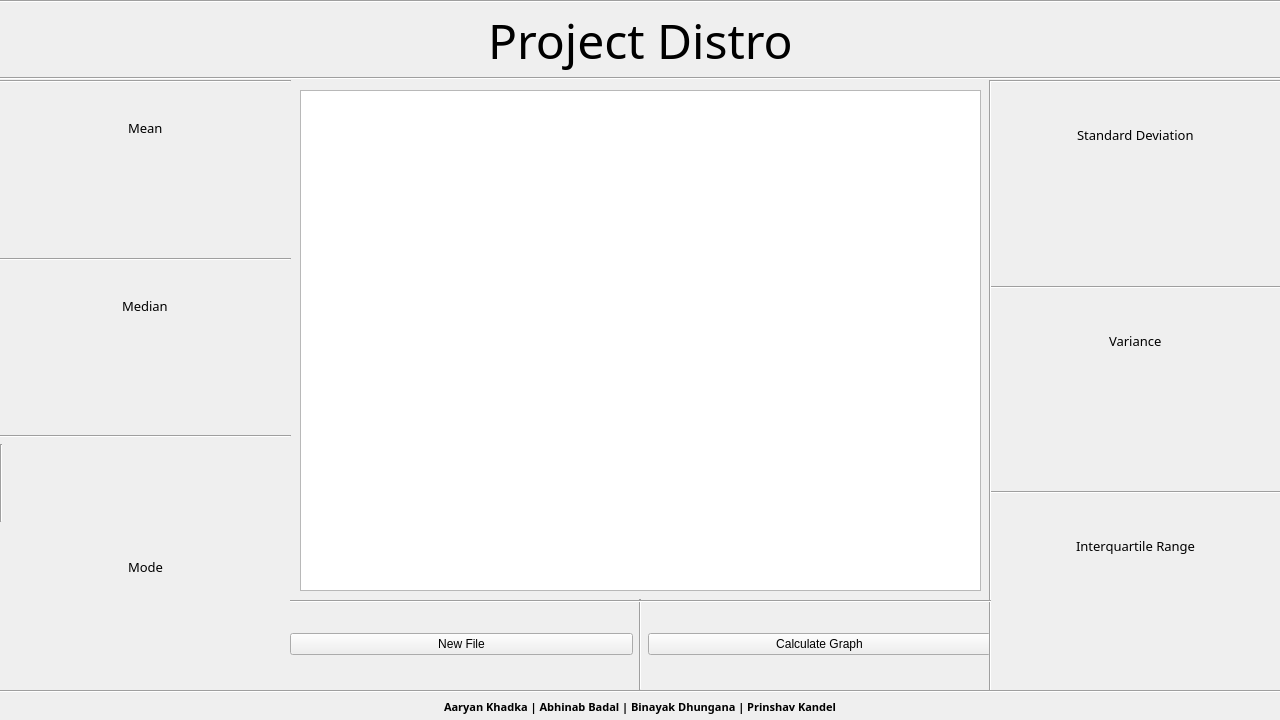
<?xml version="1.0" encoding="UTF-8"?>
<ui version="4.0">
 <class>MainWindow</class>
 <widget class="QMainWindow" name="MainWindow">
  <property name="geometry">
   <rect>
    <x>0</x>
    <y>0</y>
    <width>1280</width>
    <height>720</height>
   </rect>
  </property>
  <property name="minimumSize">
   <size>
    <width>1280</width>
    <height>720</height>
   </size>
  </property>
  <property name="maximumSize">
   <size>
    <width>1280</width>
    <height>720</height>
   </size>
  </property>
  <property name="windowTitle">
   <string>MainWindow</string>
  </property>
  <widget class="QWidget" name="centralwidget">
   <widget class="QWidget" name="verticalLayoutWidget">
    <property name="geometry">
     <rect>
      <x>0</x>
      <y>0</y>
      <width>1281</width>
      <height>80</height>
     </rect>
    </property>
    <layout class="QVBoxLayout" name="verticalLayout">
     <item>
      <widget class="Line" name="line_5">
       <property name="orientation">
        <enum>Qt::Orientation::Horizontal</enum>
       </property>
      </widget>
     </item>
     <item alignment="Qt::AlignmentFlag::AlignHCenter|Qt::AlignmentFlag::AlignVCenter">
      <widget class="QLabel" name="labelHeader">
       <property name="font">
        <font>
         <family>Impact</family>
         <pointsize>36</pointsize>
        </font>
       </property>
       <property name="text">
        <string>Project Distro</string>
       </property>
      </widget>
     </item>
     <item>
      <widget class="Line" name="line">
       <property name="orientation">
        <enum>Qt::Orientation::Horizontal</enum>
       </property>
      </widget>
     </item>
    </layout>
   </widget>
   <widget class="QWidget" name="verticalLayoutWidget_2">
    <property name="geometry">
     <rect>
      <x>0</x>
      <y>690</y>
      <width>1281</width>
      <height>31</height>
     </rect>
    </property>
    <layout class="QVBoxLayout" name="verticalLayout_2">
     <item>
      <widget class="Line" name="line_4">
       <property name="orientation">
        <enum>Qt::Orientation::Horizontal</enum>
       </property>
      </widget>
     </item>
     <item alignment="Qt::AlignmentFlag::AlignHCenter|Qt::AlignmentFlag::AlignTop">
      <widget class="QLabel" name="labelFooter">
       <property name="font">
        <font>
         <family>Trebuchet MS</family>
         <pointsize>8</pointsize>
         <bold>true</bold>
        </font>
       </property>
       <property name="text">
        <string>Aaryan Khadka | Abhinab Badal | Binayak Dhungana | Prinshav Kandel</string>
       </property>
      </widget>
     </item>
    </layout>
   </widget>
   <widget class="QWidget" name="verticalLayoutWidget_3">
    <property name="geometry">
     <rect>
      <x>0</x>
      <y>80</y>
      <width>291</width>
      <height>611</height>
     </rect>
    </property>
    <layout class="QVBoxLayout" name="verticalLayout_3">
     <item>
      <widget class="Line" name="line_6">
       <property name="orientation">
        <enum>Qt::Orientation::Horizontal</enum>
       </property>
      </widget>
     </item>
     <item alignment="Qt::AlignmentFlag::AlignHCenter|Qt::AlignmentFlag::AlignVCenter">
      <widget class="QLabel" name="Mean">
       <property name="font">
        <font>
         <family>Trebuchet MS</family>
         <pointsize>10</pointsize>
        </font>
       </property>
       <property name="text">
        <string>Mean</string>
       </property>
      </widget>
     </item>
     <item alignment="Qt::AlignmentFlag::AlignHCenter|Qt::AlignmentFlag::AlignTop">
      <widget class="QLabel" name="labelMean">
       <property name="font">
        <font>
         <family>Trebuchet MS</family>
         <pointsize>10</pointsize>
        </font>
       </property>
       <property name="text">
        <string/>
       </property>
      </widget>
     </item>
     <item>
      <widget class="Line" name="line_2">
       <property name="orientation">
        <enum>Qt::Orientation::Horizontal</enum>
       </property>
      </widget>
     </item>
     <item alignment="Qt::AlignmentFlag::AlignHCenter|Qt::AlignmentFlag::AlignVCenter">
      <widget class="QLabel" name="Median">
       <property name="font">
        <font>
         <family>Trebuchet MS</family>
         <pointsize>10</pointsize>
        </font>
       </property>
       <property name="text">
        <string>Median</string>
       </property>
      </widget>
     </item>
     <item alignment="Qt::AlignmentFlag::AlignHCenter|Qt::AlignmentFlag::AlignTop">
      <widget class="QLabel" name="labelMedian">
       <property name="font">
        <font>
         <family>Trebuchet MS</family>
         <pointsize>10</pointsize>
        </font>
       </property>
       <property name="text">
        <string/>
       </property>
      </widget>
     </item>
     <item>
      <widget class="Line" name="line_3">
       <property name="orientation">
        <enum>Qt::Orientation::Horizontal</enum>
       </property>
      </widget>
     </item>
     <item>
      <widget class="Line" name="line_11">
       <property name="orientation">
        <enum>Qt::Orientation::Vertical</enum>
       </property>
      </widget>
     </item>
     <item alignment="Qt::AlignmentFlag::AlignHCenter|Qt::AlignmentFlag::AlignVCenter">
      <widget class="QLabel" name="Mode">
       <property name="font">
        <font>
         <family>Trebuchet MS</family>
         <pointsize>10</pointsize>
        </font>
       </property>
       <property name="text">
        <string>Mode</string>
       </property>
      </widget>
     </item>
     <item alignment="Qt::AlignmentFlag::AlignHCenter|Qt::AlignmentFlag::AlignTop">
      <widget class="QLabel" name="labelMode">
       <property name="font">
        <font>
         <family>Trebuchet MS</family>
         <pointsize>10</pointsize>
        </font>
       </property>
       <property name="text">
        <string/>
       </property>
      </widget>
     </item>
    </layout>
   </widget>
   <widget class="QWidget" name="verticalLayoutWidget_4">
    <property name="geometry">
     <rect>
      <x>990</x>
      <y>80</y>
      <width>291</width>
      <height>611</height>
     </rect>
    </property>
    <layout class="QVBoxLayout" name="verticalLayout_4">
     <item>
      <widget class="Line" name="line_7">
       <property name="orientation">
        <enum>Qt::Orientation::Horizontal</enum>
       </property>
      </widget>
     </item>
     <item alignment="Qt::AlignmentFlag::AlignHCenter|Qt::AlignmentFlag::AlignVCenter">
      <widget class="QLabel" name="SD">
       <property name="font">
        <font>
         <family>Trebuchet MS</family>
         <pointsize>10</pointsize>
        </font>
       </property>
       <property name="text">
        <string>Standard Deviation</string>
       </property>
      </widget>
     </item>
     <item alignment="Qt::AlignmentFlag::AlignHCenter|Qt::AlignmentFlag::AlignTop">
      <widget class="QLabel" name="labelSD">
       <property name="font">
        <font>
         <family>Trebuchet MS</family>
         <pointsize>10</pointsize>
        </font>
       </property>
       <property name="text">
        <string/>
       </property>
      </widget>
     </item>
     <item>
      <widget class="Line" name="line_8">
       <property name="orientation">
        <enum>Qt::Orientation::Horizontal</enum>
       </property>
      </widget>
     </item>
     <item alignment="Qt::AlignmentFlag::AlignHCenter|Qt::AlignmentFlag::AlignVCenter">
      <widget class="QLabel" name="Var">
       <property name="font">
        <font>
         <family>Trebuchet MS</family>
         <pointsize>10</pointsize>
        </font>
       </property>
       <property name="text">
        <string>Variance</string>
       </property>
      </widget>
     </item>
     <item alignment="Qt::AlignmentFlag::AlignHCenter|Qt::AlignmentFlag::AlignTop">
      <widget class="QLabel" name="labelVar">
       <property name="font">
        <font>
         <family>Trebuchet MS</family>
         <pointsize>10</pointsize>
        </font>
       </property>
       <property name="text">
        <string/>
       </property>
      </widget>
     </item>
     <item>
      <widget class="Line" name="line_9">
       <property name="orientation">
        <enum>Qt::Orientation::Horizontal</enum>
       </property>
      </widget>
     </item>
     <item alignment="Qt::AlignmentFlag::AlignHCenter|Qt::AlignmentFlag::AlignVCenter">
      <widget class="QLabel" name="IQR">
       <property name="font">
        <font>
         <family>Trebuchet MS</family>
         <pointsize>10</pointsize>
        </font>
       </property>
       <property name="text">
        <string>Interquartile Range</string>
       </property>
      </widget>
     </item>
     <item alignment="Qt::AlignmentFlag::AlignHCenter|Qt::AlignmentFlag::AlignTop">
      <widget class="QLabel" name="labelIQR">
       <property name="font">
        <font>
         <family>Trebuchet MS</family>
         <pointsize>10</pointsize>
        </font>
       </property>
       <property name="text">
        <string/>
       </property>
      </widget>
     </item>
    </layout>
   </widget>
   <widget class="QWidget" name="horizontalLayoutWidget">
    <property name="geometry">
     <rect>
      <x>290</x>
      <y>599</y>
      <width>701</width>
      <height>91</height>
     </rect>
    </property>
    <layout class="QHBoxLayout" name="horizontalLayout_2">
     <item>
      <widget class="QPushButton" name="buttonNew">
       <property name="text">
        <string>New File</string>
       </property>
      </widget>
     </item>
     <item>
      <widget class="Line" name="line_10">
       <property name="orientation">
        <enum>Qt::Orientation::Vertical</enum>
       </property>
      </widget>
     </item>
     <item>
      <widget class="QPushButton" name="buttonCalc">
       <property name="text">
        <string>Calculate Graph</string>
       </property>
      </widget>
     </item>
    </layout>
   </widget>
   <widget class="Line" name="line_12">
    <property name="geometry">
     <rect>
      <x>980</x>
      <y>80</y>
      <width>20</width>
      <height>611</height>
     </rect>
    </property>
    <property name="orientation">
     <enum>Qt::Orientation::Vertical</enum>
    </property>
   </widget>
   <widget class="Line" name="line_13">
    <property name="geometry">
     <rect>
      <x>290</x>
      <y>591</y>
      <width>701</width>
      <height>20</height>
     </rect>
    </property>
    <property name="orientation">
     <enum>Qt::Orientation::Horizontal</enum>
    </property>
   </widget>
   <widget class="QcustomPlot" name="customPlot">
    <property name="geometry">
     <rect>
      <x>300</x>
      <y>90</y>
      <width>681</width>
      <height>501</height>
     </rect>
    </property>
   </widget>
  </widget>
 </widget>
 <customwidgets>
  <customwidget>
   <class>QcustomPlot</class>
   <extends>QGraphicsView</extends>
   <header>qcustomplot.h</header>
  </customwidget>
 </customwidgets>
 <resources/>
 <connections/>
</ui>
